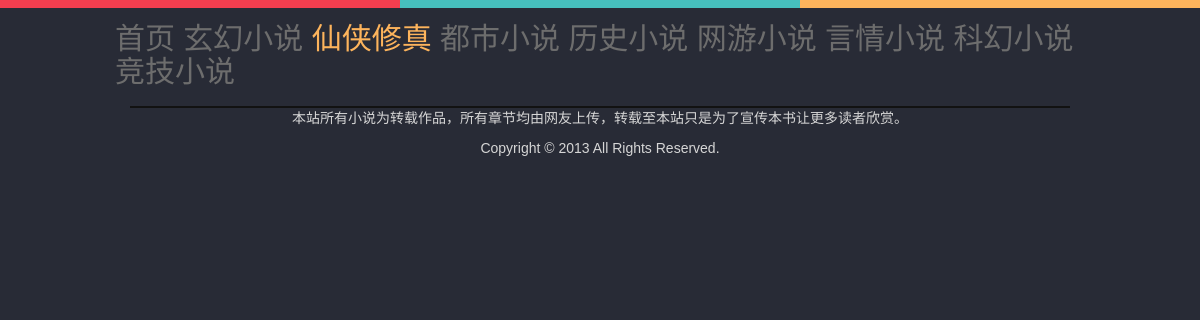
The page /cat/xianxia/ on the database its author committed.
### novel/models.py (models this page shows)
@python_2_unicode_compatible
class Category(models.Model):
    name = models.CharField(max_length=50)
    alias = models.CharField(max_length=100,unique=True)
    @property
    def get_category_url(self):
        return '/cat/%s' % self.alias
    def __str__(self):
        return self.name

### novel/views.py (the view)
# urls.py: url(r'^cat/(?P<category_alias>[A-Za-z]+)/$',views.category,name='category'),
def category(request,category_alias):
    novel_list = get_object_or_404(Category,alias = category_alias).novel_set.all()
    template_var = dict(
        novel_list = novel_list,
        category_alias = category_alias
    )
    return render_to_response('category.html',template_var,context_instance=RequestContext(request))

### novel/processor.py (called while the page is built)
def my_processor(request):
    seo = SEO.objects.all()
    if seo:
        seo = seo[0]
        return dict(
            category_list = Category.objects.all(),
            site_name = seo.site_name,
            site_sub_name = seo.site_sub_name,
            tongji = seo.tongji,
            google = seo.google,
            link_list = Links.objects.all(),
            seo = seo,
        )
    else:
        return dict(
            category_list = Category.objects.all(),
            link_list = Links.objects.all(),
        )

### dnovel/templates/category.html (shortened to what this page needs)
{% extends "base.html" %}
{% block body %}
    <body style="background:#282b36 repeat-x scroll 0 0">
    {% block line %}
        {{ block.super }}
    {% endblock %}
{% block content %}
    <div class="container">
        <div class="row">
            <h2 style="color: #333333">
                <p class="book-category">
                    <a href="/">首页</a>
                    {% for category in category_list %}
                        {% if category_alias %}
                            {% ifequal category_alias category.alias %}
                                <a href="{{ category.get_category_url }}" class="active">{{ category }}</a>
                            {% else %}
                                <a href="{{ category.get_category_url }}">{{ category }}</a>
                            {% endifequal %}
                        {% elif novel.category %}
                            {% ifequal novel.category.alias category.alias %}
                                <a href="{{ category.get_category_url }}" class="active">{{ category }}</a>
                            {% else %}
                                <a href="{{ category.get_category_url }}">{{ category }}</a>
                            {% endifequal %}
                        {% endif %}
                    {% endfor %}
                </p>
            </h2>
        </div>
    </div>
{% endblock %}
    {% block footer %}
        {{ block.super }}
    {% endblock %}
    </body>
{% endblock %}

### dnovel/templates/base.html (shortened to what this page needs)
<!DOCTYPE html>
 <html class="no-js">
<html>
<head>
    {% load staticfiles %}
    <link rel="stylesheet" href="{% static "css/bootstrap.min.css" %}">
    <link rel="stylesheet" href="{% static "css/bootstrap-theme.min.css" %}">
    <link rel="stylesheet" href="{% static "main.css" %}"/>
</head>
{% block body %}
{% block line %}
    <div class="redBorder"></div>
    <div class="greenBorder"></div>
    <div class="yellowBorder"></div>
{% endblock %}
{% block footer %}
    <footer>
        <div class="container" style="color: #d6d6d6">
            <div class="banquan">
                <p class="text-center">本站所有小说为转载作品，所有章节均由网友上传，转载至本站只是为了宣传本书让更多读者欣赏。</p>
                <p class="text-center">Copyright © 2013 {{ site_name }} All Rights Reserved.{{ tongji|safe }}</p>
            </div>
        </div>
    </footer>
{% endblock %}
{% endblock %}
</html>

### dnovel/static/main.css (style rules this page uses)
.redBorder, .greenBorder, .yellowBorder { float: left; height: 8px; width: 33.33333334%; }
.redBorder { background-color: #f33e4f; }
.greenBorder { background-color: #46BFBD; }
.yellowBorder { background-color: #FDB45C; }
body { color: #282B36; font-family: 'Microsoft Yahei', 宋体, 微软雅黑, Arial, 'Lucida Grande', Tahoma, sans-serif }
.book-category a { color: #6d6d6d; }
.book-category .active { color: #FDB45C; }
.banquan { border-top: 2px solid #121212; }

### rows shown on the page
Category: name "玄幻小说"
Category: name "仙侠修真"
Category: name "都市小说"
Category: name "历史小说"
Category: name "网游小说"
Category: name "言情小说"
Category: name "科幻小说"
Category: name "竞技小说"
